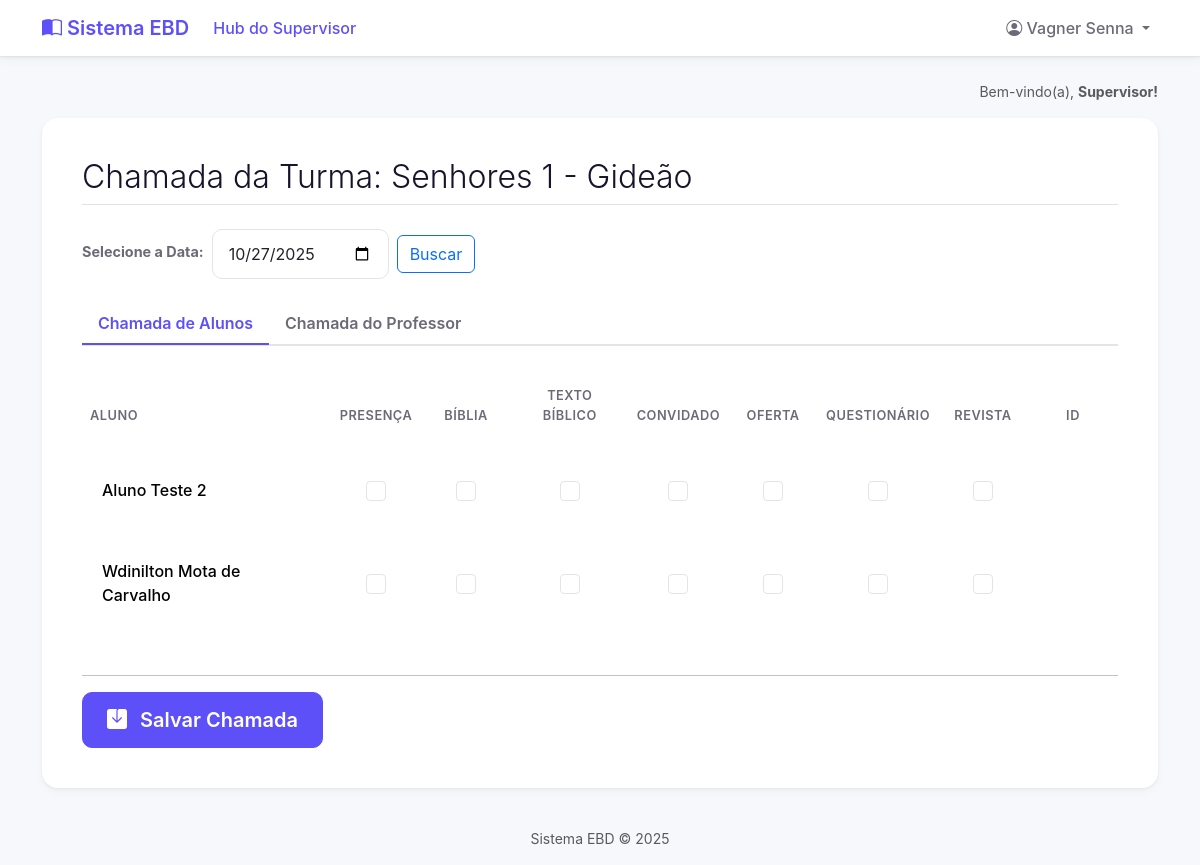
The app's page /turma/2/chamada/ (signed in) with its own data.
### core/models.py (models this page shows, shortened)
class Turma(models.Model):
    nome = models.CharField(max_length=100, unique=True)
    professor = models.ForeignKey(
        User,
        on_delete=models.SET_NULL,
        null=True,
        blank=True,
        related_name='turmas_lecionadas'
    )

class RegistroChamada(models.Model):
    chamada = models.ForeignKey(Chamada, on_delete=models.CASCADE, related_name='registros')
    aluno = models.ForeignKey(Aluno, on_delete=models.CASCADE, related_name='registros_de_chamada')
    presenca = models.BooleanField(default=False, verbose_name="Presença")
    biblia = models.BooleanField(default=False, verbose_name="Bíblia")
    versiculo = models.BooleanField(default=False, verbose_name="Texto Bíblico")
    convidado = models.BooleanField(default=False, verbose_name="Convidado")
    oferta = models.BooleanField(default=False, verbose_name="Oferta")
    atividades = models.BooleanField(default=False, verbose_name="Questionário")
    revista = models.BooleanField(default=False, verbose_name="Revista") # <-- ADICIONE ESTA LINHA
    pontos_ganhos = models.IntegerField(default=0)

class Aluno(models.Model):
    user = models.OneToOneField(
        User,
        on_delete=models.CASCADE,
        related_name='aluno', # Permite fazer request.user.aluno
        null=True,
        blank=True
    )
    nome_completo = models.CharField(max_length=255)
    turma = models.ForeignKey(
        Turma,
        on_delete=models.CASCADE,
        related_name='alunos'
    )
    pontos_totais = models.IntegerField(default=0)
    data_cadastro = models.DateTimeField(auto_now_add=True)

### core/views.py (the view)
# urls.py: path('turma/<int:turma_id>/chamada/', views.pagina_chamada, name='pagina_chamada'),
@login_required
def pagina_chamada(request, turma_id):
    permissores = permissoes_context(request)
    turma = get_object_or_404(Turma, id=turma_id)
    acesso_permitido = False
    if permissores['is_supervisor']:
        acesso_permitido = True
    elif permissores['is_professor'] and turma.professor == request.user:
        acesso_permitido = True
    if not acesso_permitido:
        return HttpResponseForbidden("<h1>Acesso Negado</h1><p>Você não tem permissão para fazer a chamada desta turma.</p>")
    data_selecionada_str = request.GET.get('data', date.today().isoformat())
    data_selecionada = date.fromisoformat(data_selecionada_str)
    chamada, _ = Chamada.objects.get_or_create(
        turma=turma,
        data=data_selecionada,
        defaults={'criado_por': request.user} # Registra quem criou (o supervisor ou o prof)
    )
    alunos_da_turma = turma.alunos.all().order_by('nome_completo')
    for aluno in alunos_da_turma:
        RegistroChamada.objects.get_or_create(chamada=chamada, aluno=aluno)
    registro_professor = None
    form_professor = None
    professor_titular = turma.professor # Pega o professor associado à turma
    if professor_titular: # Só faz a chamada do prof se a turma tiver um
        try:
            perfil_professor = professor_titular.perfil_professor
            registro_professor, criado = RegistroChamadaProfessor.objects.update_or_create(
            chamada=chamada,  # Procura o registro pela 'chamada' (que é UNIQUE)
            defaults={'professor': perfil_professor} # Atualiza o professor se for diferente
        )
        except PerfilProfessor.DoesNotExist:
            professor_titular = None # Zera se o perfil não existir
    RegistroChamadaFormSet = modelformset_factory(RegistroChamada, form=RegistroChamadaForm, extra=0)
    if request.method == 'POST':
        queryset_alunos = RegistroChamada.objects.filter(chamada=chamada)
        formset_alunos = RegistroChamadaFormSet(request.POST, queryset=queryset_alunos, prefix='alunos')
        if professor_titular:
            form_professor = RegistroChamadaProfessorForm(request.POST, instance=registro_professor, prefix='professor')
            if formset_alunos.is_valid() and form_professor.is_valid():
                formset_alunos.save()
                form_professor.save()
                return redirect('dashboard' if permissores['is_professor'] else 'relatorios')
        else:
            if formset_alunos.is_valid():
                formset_alunos.save()
                return redirect('dashboard' if permissores['is_professor'] else 'relatorios')
    else:
        queryset_alunos = RegistroChamada.objects.filter(chamada=chamada).select_related('aluno').order_by('aluno__nome_completo')
        formset_alunos = RegistroChamadaFormSet(queryset=queryset_alunos, prefix='alunos')
        if professor_titular:
            form_professor = RegistroChamadaProfessorForm(instance=registro_professor, prefix='professor')
    contexto = {
        'turma': turma,
        'professor_titular': professor_titular, # Envia o prof. da turma para o template
        'formset_alunos': formset_alunos,
        'form_professor': form_professor, # Pode ser None
        'data_selecionada_str': data_selecionada_str,
    }
    return render(request, 'chamada.html', contexto)

### core/forms.py
class RegistroChamadaProfessorForm(forms.ModelForm):
    class Meta:
        model = RegistroChamadaProfessor
        fields = ['presenca', 'biblia', 'revista', 'oferta', 'convidado']

### core/context_processors.py (called while the page is built)
def permissoes_context(request):
    is_professor = False
    is_aluno = False
    is_supervisor = False
    aluno = None
    if request.user.is_authenticated:
        is_supervisor = request.user.groups.filter(name='Supervisores').exists()
        is_professor = request.user.groups.filter(name='Professores').exists()
        try:
            aluno = request.user.aluno
            is_aluno = True
        except:
            is_aluno = False
    return {
        'is_supervisor': is_supervisor,
        'is_professor': is_professor,
        'is_aluno': is_aluno,
        'aluno_global': aluno,
    }

### core/models.py (called while the page is built)
    def recalcular_pontos_totais(self):
        total = self.registros_de_chamada.aggregate(total=Sum('pontos_ganhos'))['total']
        self.pontos_totais = total or 0
        self.save(update_fields=['pontos_totais'])

    def save(self, *args, **kwargs):
        pontos = 0
        if self.presenca: pontos += 1
        if self.biblia: pontos += 1
        if self.revista: pontos += 1
        if self.oferta: pontos += 1
        if self.convidado: pontos += 1
        self.pontos_ganhos = pontos
        super().save(*args, **kwargs)
        self.professor.recalcular_pontos_totais()

### templates/chamada.html (shortened to what this page needs)
{% extends 'base.html' %}
{% block content %}
    <div class="d-flex justify-content-between align-items-center border-bottom pb-2 mb-4">
        <h2 class="fw-light mb-0">Chamada da Turma: {{ turma.nome }}</h2>
    </div>
    <form method="get" action="" class="row g-2 align-items-center mb-4">
        <div class="col-auto">
            <label for="data" class="form-label fw-bold">Selecione a Data:</label>
        </div>
        <div class="col-auto">
            <input
                type="date"
                id="data"
                name="data"
                value="{{ data_selecionada_str }}"
                class="form-control">
        </div>
        <div class="col-auto">
            <button type="submit" class="btn btn-outline-primary">Buscar</button>
        </div>
    </form>
    <ul class="nav nav-tabs" id="chamadaTab" role="tablist">
        <li class="nav-item" role="presentation">
            <button class="nav-link active" id="alunos-tab" data-bs-toggle="tab" data-bs-target="#alunos" type="button" role="tab" aria-controls="alunos" aria-selected="true">
                Chamada de Alunos
            </button>
        </li>
        <li class="nav-item" role="presentation">
            <button class="nav-link" id="professor-tab" data-bs-toggle="tab" data-bs-target="#professor" type="button" role="tab" aria-controls="professor" aria-selected="false">
                Chamada do Professor
            </button>
        </li>
    </ul>
    <form method="post">
        <div class="tab-content" id="chamadaTabContent">
            <div class="tab-pane fade show active" id="alunos" role="tabpanel" aria-labelledby="alunos-tab">
                <div class="table-responsive">
                    <table class="table table-hover align-middle">
                        <thead>
                            <tr>
                                <th style="min-width: 200px;">Aluno</th>
                                {% if formset_alunos.forms %}
                                    {% for field in formset_alunos.forms.0 %}
                                        <th class="text-center" style="min-width: 90px;">{{ field.label }}</th>
                                    {% endfor %}
                                {% endif %}
                            </tr>
                        </thead>
                        <tbody>
                            {% for form in formset_alunos %}
                                <tr>
                                    <td>
                                        {{ form.instance.aluno.nome_completo }}
                                    </td>
                                    {% for field in form %}
                                        <td class="text-center">
                                            <div class="form-check">
                                                {{ field }}
                                            </div>
                                        </td>
                                    {% endfor %}
                                </tr>
                            {% endfor %}
                        </tbody>
                    </table>
                </div>
            </div>
        </div>
        <hr class="mt-4">
        <button type="submit" class="btn btn-primary btn-lg">
            <i class="bi bi-save-fill me-2"></i>
            Salvar Chamada
        </button>
    </form>
{% endblock %}

### templates/base.html (shortened to what this page needs)
{% load static %}
<!DOCTYPE html>
<html lang="pt-br">
<head>
    <link href="https://cdn.jsdelivr.net/npm/bootstrap@5.3.3/dist/css/bootstrap.min.css" rel="stylesheet">
    <link rel="stylesheet" href="https://cdn.jsdelivr.net/npm/bootstrap-icons@1.11.3/font/bootstrap-icons.min.css">
    <link rel="stylesheet" href="{% static 'css/custom.css' %}">
</head>
<body class="d-flex flex-column min-vh-100">
    <nav class="navbar navbar-expand-lg navbar-light navbar-custom sticky-top">
        <div class="container">
            <a class="navbar-brand" href="#">
                <i class="bi bi-book-half"></i>
                Sistema EBD
            </a>
            <div class="collapse navbar-collapse" id="navbarNav">
                <ul class="navbar-nav me-auto mb-2 mb-lg-0">
                    {% if is_supervisor %}
                        <li class="nav-item">
                            <a class="nav-link active" href="{% url 'relatorios' %}">Hub do Supervisor</a>
                        </li>
                    {% endif %}
                </ul>
                <ul class="navbar-nav ms-auto">
                    {% if user.is_authenticated %}
                        <li class="nav-item dropdown">
                            <a class="nav-link dropdown-toggle" href="#" id="navbarDropdown" role="button" data-bs-toggle="dropdown" aria-expanded="false">
                                <i class="bi bi-person-circle"></i>
                                {{ user.first_name }} {{ user.last_name }}
                            </a>
                        </li>
                    {% endif %}
                </ul>
            </div>
        </div>
    </nav>
    <main class="container my-4">
        {% if user.is_authenticated %}
        <div class="text-end text-muted small mb-3">
            Bem-vindo(a),
            <span class="fw-bold">
                {% if is_supervisor %} Supervisor!
                {% elif is_professor %} Professor!
                {% elif is_aluno %} Aluno!
                {% else %} Usuário!
                {% endif %}
            </span>
        </div>
        {% endif %}
        <div class="main-content-card">
            {% block content %}
            {% endblock %}
        </div>
    </main>
    <footer class="mt-auto text-center text-muted small p-3">
        Sistema EBD &copy; {% now "Y" %}
    </footer>
</body>
</html>

### static/css/custom.css (style rules this page uses)
:root { --cor-primaria: #5E50F9; --cor-primaria-clara: #f4f2ff; --cor-fundo: #f7f8fc; --cor-texto: #17132a; --cor-texto-suave: #6b6b78; --cor-borda: #e4e4e7; --raio-borda-lg: 16px; --raio-borda-md: 10px; --sombra-card: 0 4px 10px rgba(0, 0, 0, 0.03), 0 1px 3px rgba(0, 0, 0, 0.05); --sombra-card-hover: 0 8px 25px rgba(94, 80, 249, 0.1), 0 4px 12px rgba(0, 0, 0, 0.04); }
body { background-color: var(--cor-fundo); color: var(--cor-texto); font-family: -apple-system, BlinkMacSystemFont, "Segoe UI", Roboto, "Helvetica Neue", Arial, sans-serif; }
.navbar.navbar-custom { background-color: white; border-bottom: 1px solid var(--cor-borda); box-shadow: var(--sombra-card); }
.navbar .navbar-brand { font-weight: 600; color: var(--cor-primaria); }
.navbar .nav-link { font-weight: 500; color: var(--cor-texto-suave); }
.navbar .nav-link.active, .navbar .nav-link:hover { color: var(--cor-primaria); }
.main-content-card { background-color: #ffffff; border-radius: var(--raio-borda-lg); padding: 2.5rem; box-shadow: var(--sombra-card); }
.table { border-collapse: separate; border-spacing: 0 8px; margin-top: -8px; }
.table th { border: none; color: var(--cor-texto-suave); font-weight: 600; text-transform: uppercase; font-size: 0.8rem; letter-spacing: 0.5px; padding-top: 1rem; padding-bottom: 1rem; }
.table td { background-color: #ffffff; border: none; padding: 1.25rem; vertical-align: middle; font-weight: 500; }
.table tr td:first-child { border-top-left-radius: var(--raio-borda-md); border-bottom-left-radius: var(--raio-borda-md); }
.table tr td:last-child { border-top-right-radius: var(--raio-borda-md); border-bottom-right-radius: var(--raio-borda-md); }
.btn-primary { background-color: var(--cor-primaria); border-color: var(--cor-primaria); border-radius: var(--raio-borda-md); font-weight: 600; padding: 0.75rem 1.5rem; }
.form-label { font-weight: 600; color: var(--cor-texto-suave); font-size: 0.9rem; }
.form-control { border-radius: var(--raio-borda-md); border: 1px solid var(--cor-borda); box-shadow: none; padding: 0.75rem 1rem; }
.nav-tabs { border-bottom: 2px solid var(--cor-borda); }
.nav-tabs .nav-link { border: none; border-bottom: 2px solid transparent; color: var(--cor-texto-suave); font-weight: 600; }
.nav-tabs .nav-link.active, .nav-tabs .nav-item.show .nav-link { color: var(--cor-primaria); border-color: var(--cor-primaria); background-color: transparent; }
.tab-content { padding-top: 1.5rem; }
.form-check-input { border-radius: 0.25em !important; border: 1px solid var(--cor-borda); height: 1.25em; width: 1.25em; }
.table td .form-check { display: flex; justify-content: center; align-items: center; min-height: 40px; padding-left: 0; }
.table td .form-check .form-check-input { float: none; margin-left: 0; }

### records on screen
Turma: nome "Senhores 1 - Gideão"
RegistroChamada: instance.aluno.nome_completo "Aluno Teste 2"
RegistroChamada: instance.aluno.nome_completo "Wdinilton Mota de Carvalho"

### other values on screen
{{ user.first_name }} "Vagner"
{{ user.last_name }} "Senna"
{{ field.label }} "PRESENÇA" "BÍBLIA" "TEXTO BÍBLICO" "CONVIDADO" "OFERTA" "QUESTIONÁRIO" "REVISTA" "ID"
